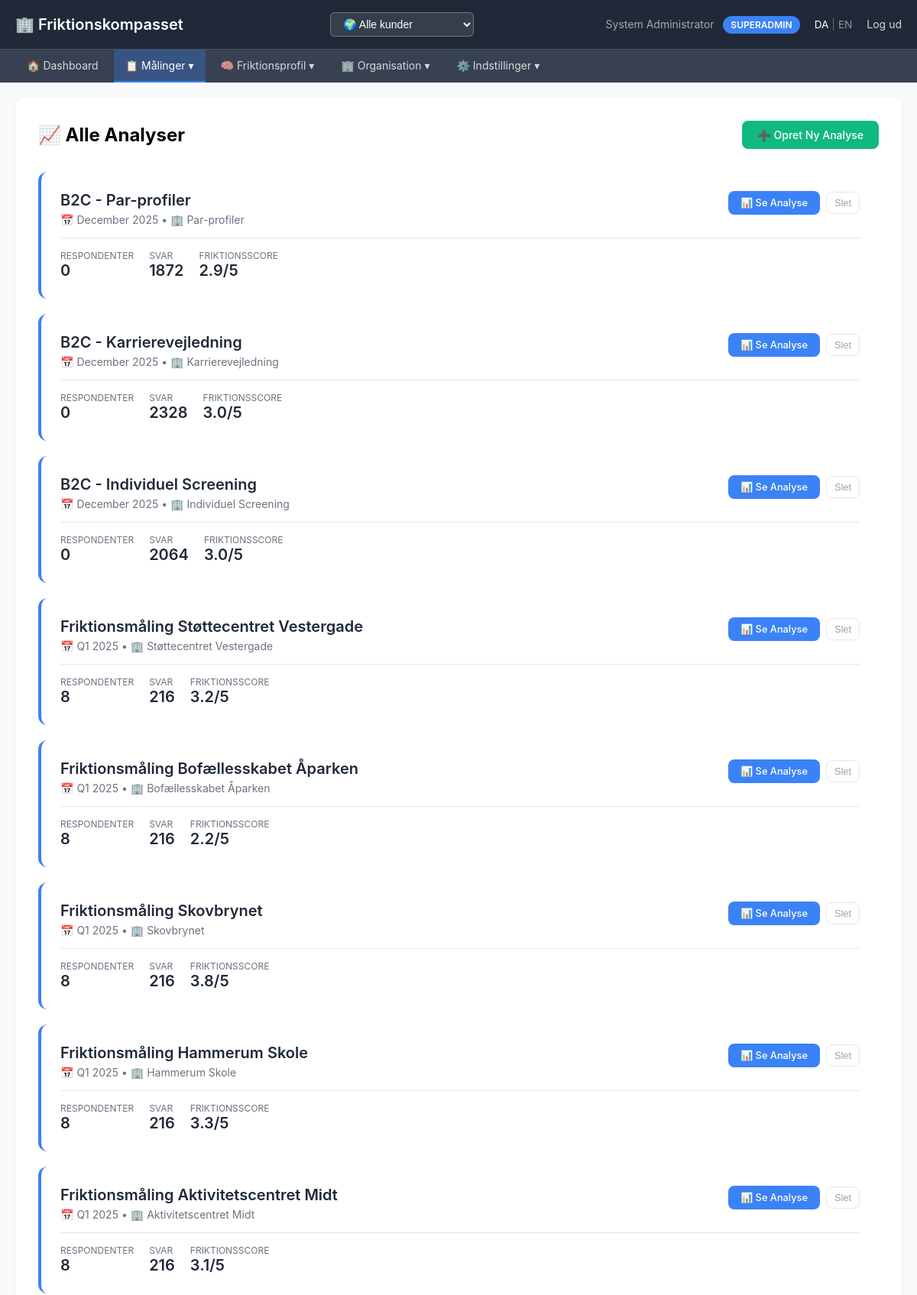
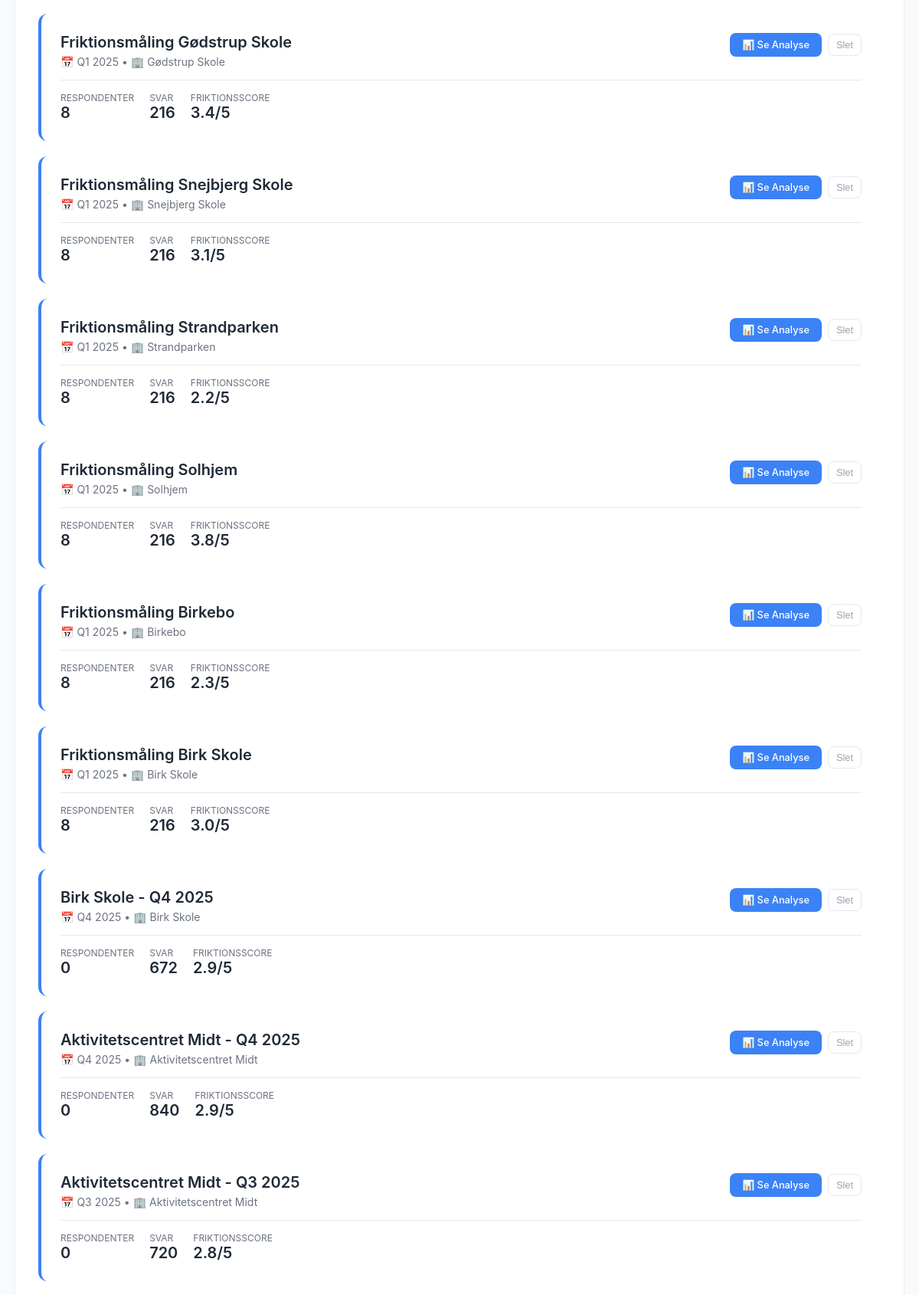
The app's page /admin/campaigns-overview (signed in, upper part) with its own data (2 pictures, top to bottom).
### tables this page shows
CREATE TABLE campaigns (
                id TEXT PRIMARY KEY,
                target_unit_id TEXT NOT NULL,
                name TEXT NOT NULL,
                period TEXT NOT NULL,
                sent_from TEXT DEFAULT 'admin',
                sent_at TIMESTAMP,
                created_at TIMESTAMP DEFAULT CURRENT_TIMESTAMP, mode TEXT DEFAULT 'anonymous', include_leader_assessment INTEGER DEFAULT 0, include_leader_self INTEGER DEFAULT 0, min_responses INTEGER DEFAULT 5, scheduled_at TIMESTAMP, status TEXT DEFAULT 'sent', sender_name TEXT DEFAULT 'HR',
                FOREIGN KEY (target_unit_id) REFERENCES organizational_units(id) ON DELETE CASCADE
            );

### admin_app.py (the view, shortened to what this page needs)
@app.route('/admin/campaigns-overview')
@login_required
def campaigns_overview():
    user = get_current_user()
    where_clause, params = get_customer_filter(user['role'], user['customer_id'], session.get('customer_filter'))
    with get_db() as conn:
        if user['role'] in ('admin', 'superadmin'):
            campaigns = conn.execute("""
                SELECT
                    c.*,
                    ou.name as target_name,
                    COALESCE(COUNT(DISTINCT t.token), 0) as tokens_sent,
                    COALESCE(COUNT(DISTINCT CASE WHEN t.is_used = 1 THEN t.token END), 0) as tokens_used,
                    COUNT(DISTINCT r.respondent_name) as unique_respondents,
                    COUNT(DISTINCT r.id) as total_responses,
                    AVG(CASE
                        WHEN q.field = 'BESVÆR' THEN
                            CASE WHEN q.reverse_scored = 1 THEN 6 - r.score ELSE r.score END
                    END) as avg_besvaer
                FROM campaigns c
                JOIN organizational_units ou ON c.target_unit_id = ou.id
                LEFT JOIN tokens t ON c.id = t.campaign_id
                LEFT JOIN responses r ON c.id = r.campaign_id
                LEFT JOIN questions q ON r.question_id = q.id
                GROUP BY c.id
                ORDER BY c.created_at DESC
            """).fetchall()
    return render_template('admin/campaigns_overview.html',
                         campaigns=[dict(c) for c in campaigns])

### admin_app.py (called while the page is built)
@app.before_request
def detect_domain():
    host = request.host.split(':')[0].lower()  # Remove port if present
    domain_config = get_domain_config(host)
    if domain_config:
        g.domain_config = domain_config
        if 'language' not in session:
            session['language'] = domain_config.get('default_language', 'da')
        if domain_config.get('customer_id') and 'user' in session:
            if session['user']['role'] in ('admin', 'superadmin') and 'customer_filter' not in session:
                session['customer_filter'] = domain_config['customer_id']
    else:
        g.domain_config = None

@app.context_processor
def inject_domain_config():
    return {
        'domain_config': getattr(g, 'domain_config', None)
    }

@app.context_processor
def inject_translation_helpers():
    return {
        't': t,
        'get_user_language': get_user_language,
        'supported_languages': SUPPORTED_LANGUAGES
    }

def login_required(f):
    @wraps(f)
    def decorated_function(*args, **kwargs):
        if 'user' not in session:
            flash('Du skal være logget ind for at se denne side', 'error')
            return redirect(url_for('login'))
        return f(*args, **kwargs)
    return decorated_function

def get_current_user():
    return session.get('user')

### db_hierarchical.py (called while the page is built)
@contextmanager
def get_db():
    conn = sqlite3.connect(DB_PATH, timeout=30.0)
    conn.row_factory = sqlite3.Row
    conn.execute("PRAGMA foreign_keys=ON")
    conn.execute("PRAGMA journal_mode=WAL")
    try:
        yield conn
        conn.commit()
    finally:
        conn.close()

### db_multitenant.py (called while the page is built)
@contextmanager
def get_db():
    conn = sqlite3.connect(DB_PATH)
    conn.row_factory = sqlite3.Row
    conn.execute("PRAGMA foreign_keys=ON")
    try:
        yield conn
        conn.commit()
    finally:
        conn.close()

def get_domain_config(domain: str) -> Optional[Dict]:
    with get_db() as conn:
        row = conn.execute("""
            SELECT d.*, c.name as customer_name
            FROM domains d
            LEFT JOIN customers c ON d.customer_id = c.id
            WHERE d.domain = ? AND d.is_active = 1
        """, (domain.lower(),)).fetchone()
        if row:
            return dict(row)
        return None

def get_customer_filter(user_role: str, customer_id: Optional[str], session_filter: Optional[int] = None) -> tuple:
    if customer_id:
        return ("ou.customer_id = ?", [customer_id])
    if session_filter:
        return ("ou.customer_id = ?", [session_filter])
    return ("1=1", [])

### templates/admin/campaigns_overview.html (shortened to what this page needs)
{% extends "admin/layout.html" %}
{% block content %}
<div class="card">
    <div style="display: flex; justify-content: space-between; align-items: center; margin-bottom: 30px;">
        <h2>📈 Alle Analyser</h2>
        <a href="/admin/campaign/new" class="btn btn-success">➕ Opret Ny Analyse</a>
    </div>
    {% if campaigns %}
        {% for campaign in campaigns %}
        <div class="campaign-card" onclick="window.location='/admin/campaign/{{ campaign.id }}'">
            <div class="campaign-header">
                <div>
                    <div class="campaign-title">{{ campaign.name }}</div>
                    <div class="campaign-meta">
                        📅 {{ campaign.period }} •
                        🏢 {{ campaign.target_name }}
                    </div>
                </div>
                <div class="campaign-actions">
                    <a href="/admin/campaign/{{ campaign.id }}/detailed"
                       class="btn"
                       style="font-size: 0.8rem; padding: 8px 16px;"
                       onclick="event.stopPropagation();">
                        📊 Se Analyse
                    </a>
                    <button type="button"
                            class="btn btn-delete"
                            onclick="event.stopPropagation(); confirmDeleteCampaign('{{ campaign.id }}', '{{ campaign.name }}', {{ campaign.total_responses or 0 }});">
                        Slet
                    </button>
                </div>
            </div>
            <div class="campaign-stats">
                <div class="stat-item">
                    <span class="stat-label">Respondenter</span>
                    <span class="stat-value">{{ campaign.unique_respondents or 0 }}</span>
                </div>
                <div class="stat-item">
                    <span class="stat-label">Svar</span>
                    <span class="stat-value">{{ campaign.total_responses or 0 }}</span>
                </div>
                {% if campaign.avg_besvaer %}
                <div class="stat-item">
                    <span class="stat-label">Friktionsscore</span>
                    <span class="stat-value">{{ "%.1f"|format(campaign.avg_besvaer) }}/5</span>
                </div>
                {% endif %}
            </div>
        </div>
        {% endfor %}
    {% endif %}
</div>
{% endblock %}

### templates/admin/campaigns_overview.html (style rules this page uses)
.card { background: white; border-radius: 12px; padding: 30px; margin-bottom: 20px; box-shadow: 0 1px 3px rgba(0,0,0,0.1); }
.campaign-card { background: white; border-radius: 12px; padding: 25px; margin-bottom: 20px; border-left: 4px solid #3b82f6; transition: all 0.2s; cursor: pointer; }
.campaign-header { display: flex; justify-content: space-between; align-items: start; margin-bottom: 15px; }
.campaign-title { font-size: 1.25rem; font-weight: 600; color: #1f2937; margin-bottom: 5px; }
.campaign-meta { color: #6b7280; font-size: 0.875rem; }
.campaign-stats { display: flex; gap: 20px; margin-top: 15px; padding-top: 15px; border-top: 1px solid #e5e7eb; }
.stat-item { display: flex; flex-direction: column; }
.stat-label { font-size: 0.75rem; color: #6b7280; text-transform: uppercase; }
.stat-value { font-size: 1.25rem; font-weight: 600; color: #1f2937; }
.btn { background: #3b82f6; color: white; padding: 10px 20px; text-decoration: none; border-radius: 8px; display: inline-block; font-weight: 500; border: none; cursor: pointer; font-size: 0.875rem; transition: all 0.2s; }
.btn-success { background: #10b981; }
.btn-delete { background: transparent; color: #9ca3af; padding: 6px 10px; font-size: 0.8rem; border: 1px solid #e5e7eb; }
.campaign-actions { display: flex; gap: 8px; align-items: center; }

### records on screen
campaigns: name "B2C - Par-profiler", period "December 2025", target_name "Par-profiler", unique_respondents "0", total_responses "1872", avg_besvaer "2.9"
campaigns: name "B2C - Karrierevejledning", period "December 2025", target_name "Karrierevejledning", unique_respondents "0", total_responses "2328", avg_besvaer "3.0"
campaigns: name "B2C - Individuel Screening", period "December 2025", target_name "Individuel Screening", unique_respondents "0", total_responses "2064", avg_besvaer "3.0"
campaigns: name "Friktionsmåling Støttecentret Vestergade", period "Q1 2025", target_name "Støttecentret Vestergade", unique_respondents "8", total_responses "216", avg_besvaer "3.2"
campaigns: name "Friktionsmåling Bofællesskabet Åparken", period "Q1 2025", target_name "Bofællesskabet Åparken", unique_respondents "8", total_responses "216", avg_besvaer "2.2"
campaigns: name "Friktionsmåling Skovbrynet", period "Q1 2025", target_name "Skovbrynet", unique_respondents "8", total_responses "216", avg_besvaer "3.8"
campaigns: name "Friktionsmåling Hammerum Skole", period "Q1 2025", target_name "Hammerum Skole", unique_respondents "8", total_responses "216", avg_besvaer "3.3"
campaigns: name "Friktionsmåling Aktivitetscentret Midt", period "Q1 2025", target_name "Aktivitetscentret Midt", unique_respondents "8", total_responses "216", avg_besvaer "3.1"
campaigns: name "Friktionsmåling Gødstrup Skole", period "Q1 2025", target_name "Gødstrup Skole", unique_respondents "8", total_responses "216", avg_besvaer "3.4"
campaigns: name "Friktionsmåling Snejbjerg Skole", period "Q1 2025", target_name "Snejbjerg Skole", unique_respondents "8", total_responses "216", avg_besvaer "3.1"
campaigns: name "Friktionsmåling Strandparken", period "Q1 2025", target_name "Strandparken", unique_respondents "8", total_responses "216", avg_besvaer "2.2"
campaigns: name "Friktionsmåling Solhjem", period "Q1 2025", target_name "Solhjem", unique_respondents "8", total_responses "216", avg_besvaer "3.8"
campaigns: name "Friktionsmåling Birkebo", period "Q1 2025", target_name "Birkebo", unique_respondents "8", total_responses "216", avg_besvaer "2.3"
campaigns: name "Friktionsmåling Birk Skole", period "Q1 2025", target_name "Birk Skole", unique_respondents "8", total_responses "216", avg_besvaer "3.0"
campaigns: name "Birk Skole - Q4 2025", period "Q4 2025", target_name "Birk Skole", include_leader_self "0", total_responses "672", avg_besvaer "2.9"
campaigns: name "Aktivitetscentret Midt - Q4 2025", period "Q4 2025", target_name "Aktivitetscentret Midt", include_leader_self "0", total_responses "840", avg_besvaer "2.9"
campaigns: name "Aktivitetscentret Midt - Q3 2025", period "Q3 2025", target_name "Aktivitetscentret Midt", include_leader_self "0", total_responses "720", avg_besvaer "2.8"

### other values on screen
{{ session.user.name }} "System Administrator"
{{ session.user.role|upper }} "SUPERADMIN"
{{ t('nav.logout') }} "Log ud"
{{ t('nav.dashboard') }} "Dashboard"
{{ t('nav.maalinger', 'Målinger') }} "Målinger"
{{ t('nav.friktionsprofil', 'Friktionsprofil') }} "Friktionsprofil"
{{ t('nav.organisation', 'Organisation') }} "Organisation"
{{ t('nav.indstillinger') }} "Indstillinger"
